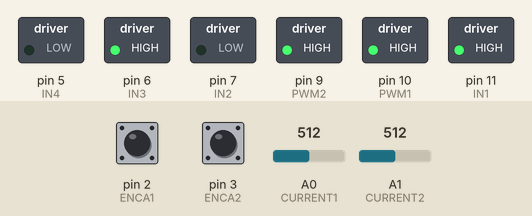
A sketch run on a simulated Arduino Uno, built with avr-gcc and run on an emulated ATmega328P. Shown: switched loads named in the sketch (green lamp = pin HIGH). The inputs (shaded band) are chosen by the test bench; at power-on: A0 (CURRENT1) = 512, A1 (CURRENT2) = 512, pin 2 (ENCA1) HIGH, pin 3 (ENCA2) HIGH. What the sketch prints to the serial monitor is not drawn.

Above: at 1.2 s.
1.3 s: A0 (CURRENT1) set to 223
4.3 s: A0 (CURRENT1) set to 187
7.3 s: A1 (CURRENT2) set to 218
10.3 s: A1 (CURRENT2) set to 189
Timing chart, 0 to 13.3 s (numbered marks = the images above; inputs shaded):
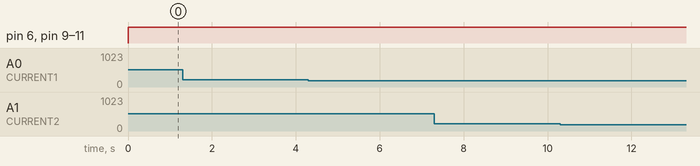

Measured:
- after the input at 1.3 s, every drawn part: stays the same
- after the input at 4.3 s, every drawn part: stays the same
- after the input at 7.3 s, every drawn part: stays the same
- after the input at 10.3 s, every drawn part: stays the same

The sketch:

sizzling_rottis1.ino
```cpp
#define ENCA1 2
#define ENCB1 12
#define PWM1 10
#define IN3 6
#define IN4 5

#define ENCA2 3
#define ENCB2 8
#define PWM2 9
#define IN1 11
#define IN2 7

#define CURRENT1 A0
#define CURRENT2 A1


int pos1=0;
long prevT1 =0;
float eprev1 =0;
float eintegral1 =0;

int pos2=0;
long prevT2 =0;
float eprev2 =0;
float eintegral2 =0;

int target1 = 600;
int target2 = 500;

int prevPos1 = 0;
int prevPos2 = 0;

void setup(){
  pinMode(CURRENT1, INPUT);
  pinMode(CURRENT2, INPUT);

  pinMode(PWM1, OUTPUT);
  pinMode(IN3, OUTPUT);
  pinMode(IN4, OUTPUT);

  pinMode(PWM2, OUTPUT);
  pinMode(IN1, OUTPUT);
  pinMode(IN2, OUTPUT);

 Serial.begin(9600);
  pinMode(ENCA1,  INPUT_PULLUP);
  pinMode(ENCB1,  INPUT_PULLUP);

  attachInterrupt(digitalPinToInterrupt(ENCA1), readEncoder1, RISING);

  pinMode(ENCA2,  INPUT_PULLUP);
  pinMode(ENCB2,  INPUT_PULLUP);

  attachInterrupt(digitalPinToInterrupt(ENCA2), readEncoder2, RISING);
}

void loop(){

  //PID CONTROLD
  float kp=1;
  float kd=0;
  float ki=0;

  //time diff
  long currT1=micros();
  long et1=currT1-prevT1;
  float deltaT1=((float)(currT1-prevT1))/1.0e6;
  prevT1=currT1;

  long currT2=micros();
  long et2=currT2-prevT2;
  float deltaT2=((float)(currT2-prevT2))/1.0e6;
  prevT2=currT2;

  //error
  int e1= target1-pos1;
  int e2= target2-pos2;

  //derivative
  float dedt1 = (e1-eprev1)/deltaT1;
  float dedt2 = (e2-eprev2)/deltaT2;
  //integral
  eintegral1= eintegral1+ e1*deltaT1;
  eintegral2= eintegral2+ e2*deltaT2;

  //control signal
  float u1= kp*e1 + kd*dedt1 + ki*eintegral1;
  float u2= kp*e2 + kd*dedt2 + ki*eintegral2;

  //motor power
  float pwr1 = fabs(u1);
  if(pwr1>255)pwr1=255;
  float pwr2 = fabs(u2);
  if(pwr2>255)pwr2=255;

  //motor direction
  int dir1=1;
  if(u1<0) dir1=-1;
  int dir2=1;
  if(u2<0) dir2=-1;

  //signal the motor
  setMotor(dir1,pwr1,PWM1,IN3,IN4);
  setMotor(dir2,pwr2,PWM2,IN1,IN2);

  //store prev error
  eprev1=e1;
  eprev2=e2;

  //speeds

  float speed1 = (pos1 - prevPos1) / deltaT1;
  float speed2 = (pos2 - prevPos2) / deltaT2;

  prevPos1 = pos1;
  prevPos2 = pos2;

  //current
  int raw1 = analogRead(CURRENT1);
  int raw2 = analogRead(CURRENT2);

  float voltage1 = (raw1 / 1023.0) * 5.0;
  float voltage2 = (raw2 / 1023.0) * 5.0;

  // Assume 0.1 ohm resistor:
  float current1 = voltage1 / 0.1; // in Amps
  float current2 = voltage2 / 0.1;


  Serial.print("Target1: ");
  Serial.print(target1);
  Serial.print(" Pos1: ");
  Serial.print(pos1);
  Serial.print(" Speed1: ");
  Serial.print(speed1);
  Serial.print(" Error1: ");
  Serial.print(e1);
  Serial.print("Current1: ");
  Serial.print(current1);

  Serial.print(" || Target2: ");
  Serial.print(target2);
  Serial.print(" Pos2: ");
  Serial.print(pos2);
  Serial.print(" Speed2: ");
  Serial.print(speed2);
  Serial.print(" Error2: ");
  Serial.println(e2);
  Serial.print(" A, Current2: ");
  Serial.print(current2);
  Serial.println(" A");

}

void setMotor(int dir, int pwmVal, int pwm, int in3, int in4){
analogWrite(pwm, pwmVal);
  if(dir==1){
  digitalWrite(in3, HIGH);
  digitalWrite(in4, LOW);
  }
  else if(dir==-1){
  digitalWrite(in3, LOW);
  digitalWrite(in4, HIGH);
  }
   else {
  digitalWrite(in3, LOW);
  digitalWrite(in4, LOW);
  }
}

void readEncoder1(){
 int b= digitalRead(ENCB1);
  if(b>0) pos1++;
  else pos1--;
}

void readEncoder2(){
 int b= digitalRead(ENCB2);
  if(b>0) pos2++;
  else pos2--;
}
```
